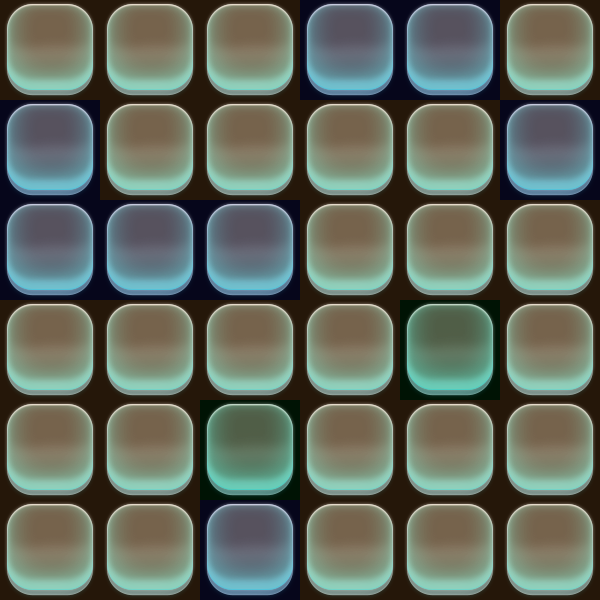

A 2D game scene composited from a Tiled map and its tileset images. What follows is a short description and the map's XML, with each tile layer's data collapsed to a summary:
An orthogonal 6x6 tile map with 100x100 px tiles, 2 tile layers (map, type), 2 tilesets.

<map version="1.0" orientation="orthogonal" renderorder="right-down" width="6" height="6" tilewidth="100" tileheight="100" nextobjectid="1">
 <tileset firstgid="1" name="bg_kuang" tilewidth="100" tileheight="100" tilecount="1">
  <image source="bg_kuang.png" width="100" height="100" />
 </tileset>
 <tileset firstgid="2" name="type5" tilewidth="100" tileheight="100" tilecount="5">
  <image source="type5.png" width="500" height="100" />
  <tile id="0">
   <properties>
    <property name="type" value="1" />
   </properties>
  </tile>
  <tile id="1">
   <properties>
    <property name="type" value="5" />
   </properties>
  </tile>
  <tile id="2">
   <properties>
    <property name="type" value="6" />
   </properties>
  </tile>
 </tileset>
 <layer name="map" width="6" height="6">
  <data>[36 cells, 36 non-empty, 1 distinct tile ids]</data>
 </layer>
 <layer name="type" width="6" height="6">
  <data>[36 cells, 36 non-empty, 3 distinct tile ids]</data>
 </layer>
</map>
